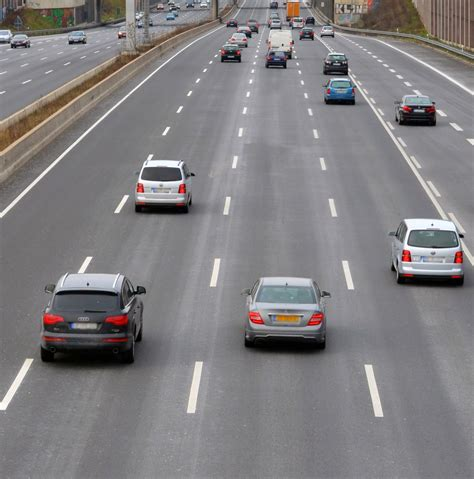
#> input picture samples/th.jpeg, 474 x 479 px, found by its file name
$ jupyter execute density_calculation.ipynb   (shell and % lines are left out)
#> lines starting #> are read from the running program, lines starting #| are printed output that depends on the picture; after the words box and inside, x2 and y2 are one past the last pixel; in counts of white or black regions, pixels touching at a corner belong together; long printed decimals are rounded
[cell 1]
import numpy as np
from PIL import Image
from PIL import ImageFilter

[cell 2]
import cv2
import matplotlib.pyplot as plt

im = cv2.imread('th.jpeg',0)
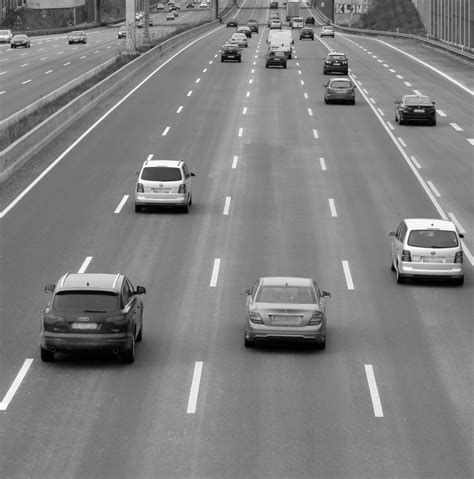
#> im: shape (479, 474); min 0, max 255, mean 127.8
#im = cv2.equalizeHist(im)
plt.imshow(im)
plt.show()
edges = cv2.Canny(im,25,255)
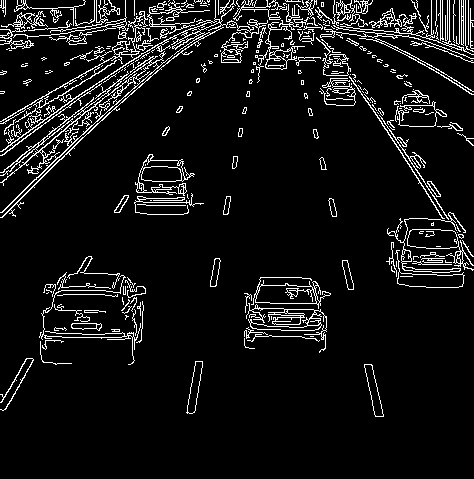
#> edges: shape (479, 474); 7.7% white in thin lines or dots, all inside (x1, y1, x2, y2) = (0, 0, 474, 417)
plt.imshow(edges,cmap='gray')
plt.show()

[cell 3]
blur = cv2.bilateralFilter(edges, 15, 100, 100)
plt.imshow(blur,cmap='gray')
plt.show()

[cell 4]
threshold = 60
ret, thresh = cv2.threshold(blur, threshold, 255, cv2.THRESH_BINARY) #thresholding the frame
#> ret = 60
plt.imshow(thresh,cmap='gray')
plt.show()

[cell 5]
thresh = cv2.threshold(blur, 128, 255, cv2.THRESH_BINARY)[1]
rect=cv2.getStructuringElement(cv2.MORPH_RECT, (3, 3))
dilation = cv2.dilate(thresh,rect,iterations = 5)
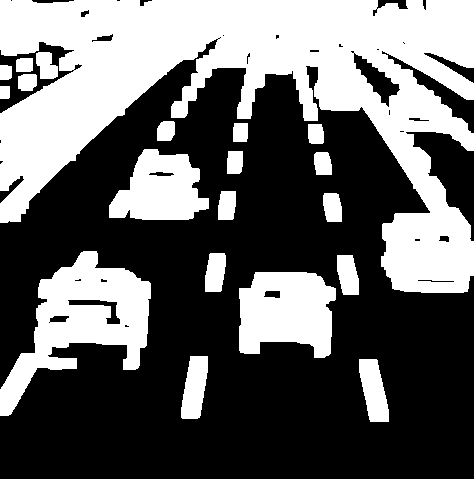
#> dilation: shape (479, 474); 39.6% white; 20 white regions, largest, box (x1, y1, x2, y2) and area: (0, 0, 474, 293) 60385, (0, 251, 151, 416) 10388, (239, 272, 336, 358) 6556
erosion = cv2.erode(dilation, rect, iterations=4)
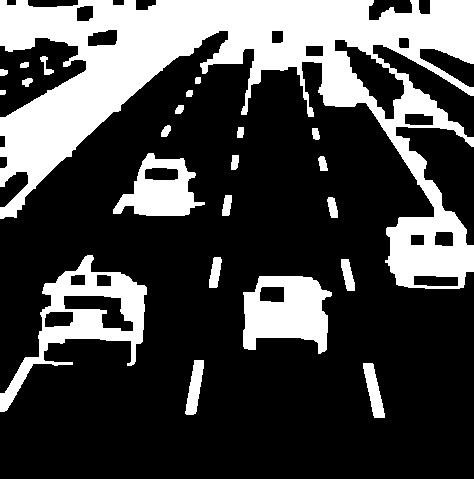
#> erosion: shape (479, 474); 27.4% white; 23 white regions, largest, box (x1, y1, x2, y2) and area: (0, 0, 474, 289) 45337, (0, 255, 147, 412) 6013, (243, 276, 332, 354) 4748
plt.imshow(erosion,cmap='gray')
plt.show()

[cell 6]
unique, frequency = np.unique(erosion,return_counts=True)
#> unique = [0, 255]; frequency = [164900, 62146]
print(unique)
#| [  0 255]
print(frequency)
#| [164900  62146]

[cell 7]
density = frequency[1] * 100 / (sum(frequency))
#> density = 27.37
print(density)
#| 27.372

$ run again, with samples/c1.jpeg copied over samples/th.jpeg
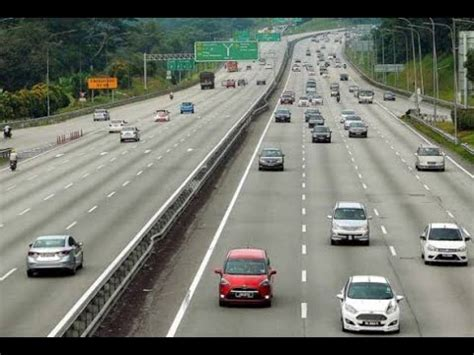
#> input picture samples/c1.jpeg, 474 x 355 px, found by its file name
#> `edges = cv2.Canny(im,25,255)`:
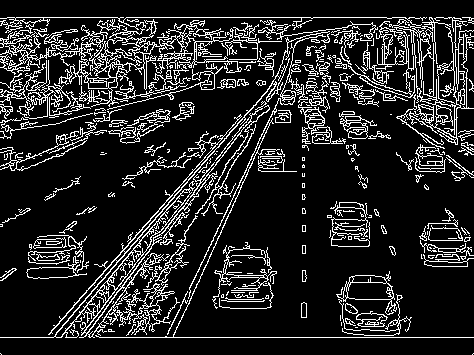
#> edges: shape (355, 474); 15% white in thin lines or dots
#> ret = 60
#> thresh: shape (355, 474); 15% white in thin lines or dots
#> dilation: shape (355, 474); 69.4% white; 47 black regions (22 under 20 px), largest, box (x1, y1, x2, y2) and area: (183, 106, 474, 332) 23570, (0, 139, 181, 266) 9089, (0, 0, 474, 13) 5690
#> `erosion = cv2.erode(dilation, rect, iterations=4)`:
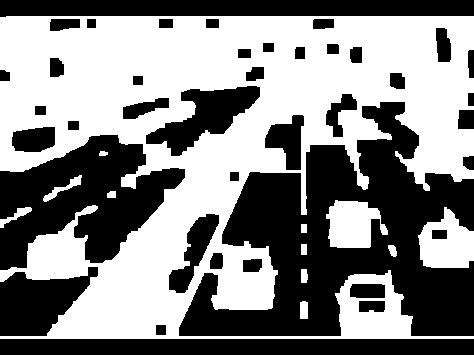
#> erosion: shape (355, 474); 52.6% white; 40 black regions, largest, box (x1, y1, x2, y2) and area: (179, 102, 474, 336) 33342, (0, 135, 185, 270) 13685, (0, 0, 474, 17) 7590
#> unique = [0, 255]; frequency = [79817, 88453]
#| [  0 255]
#| [79817 88453]
#> density = 52.57
#| 52.566

$ run again, with samples/dense.jpeg copied over samples/th.jpeg
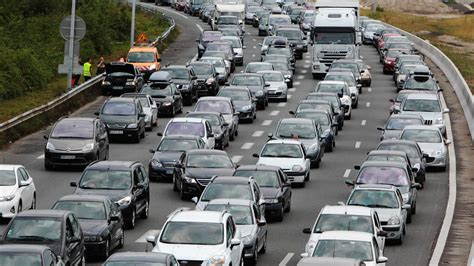
#> input picture samples/dense.jpeg, 474 x 266 px, found by its file name
#> `edges = cv2.Canny(im,25,255)`:
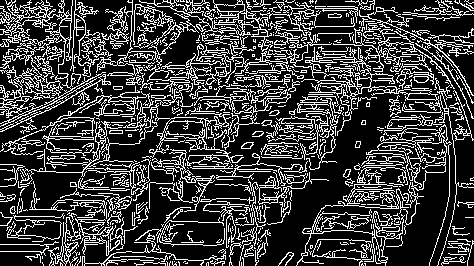
#> edges: shape (266, 474); 24.2% white in thin lines or dots
#> ret = 60
#> dilation: shape (266, 474); 94.5% white; 48 black regions (24 under 20 px), largest, box (x1, y1, x2, y2) and area: (392, 178, 444, 266) 1721, (264, 168, 341, 266) 1608, (338, 99, 385, 164) 784
#> `erosion = cv2.erode(dilation, rect, iterations=4)`:
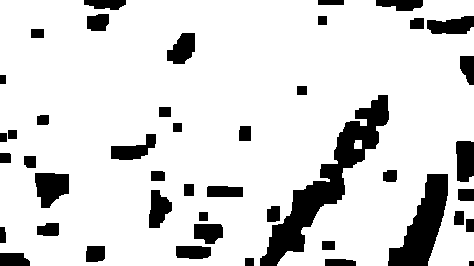
#> erosion: shape (266, 474); 85.2% white; 45 black regions, largest, box (x1, y1, x2, y2) and area: (260, 95, 389, 266) 5184, (388, 174, 448, 266) 2745, (35, 173, 69, 208) 894
#> unique = [0, 255]; frequency = [18627, 107457]
#| [  0 255]
#| [ 18627 107457]
#> density = 85.23
#| 85.227

$ run again, with samples/fluid.jpeg copied over samples/th.jpeg
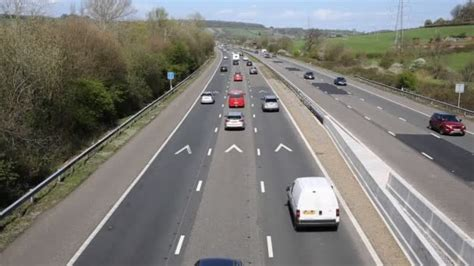
#> input picture samples/fluid.jpeg, 474 x 266 px, found by its file name
#> `edges = cv2.Canny(im,25,255)`:
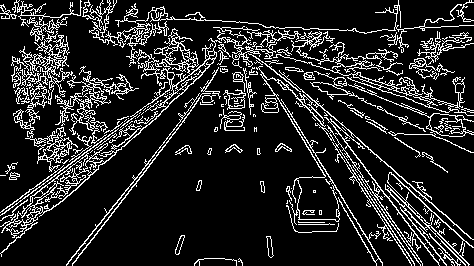
#> edges: shape (266, 474); 14.5% white in thin lines or dots
#> ret = 60
#> dilation: shape (266, 474); 69.3% white; 43 black regions (17 under 20 px), largest, box (x1, y1, x2, y2) and area: (82, 110, 368, 266) 19430, (0, 113, 173, 266) 4702, (141, 0, 390, 27) 3943
#> `erosion = cv2.erode(dilation, rect, iterations=4)`:
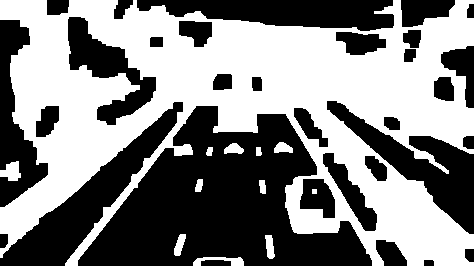
#> erosion: shape (266, 474); 51.1% white; 31 black regions, largest, box (x1, y1, x2, y2) and area: (78, 106, 372, 266) 25130, (0, 102, 183, 266) 7153, (327, 101, 474, 234) 5712
#> unique = [0, 255]; frequency = [61617, 64467]
#| [  0 255]
#| [61617 64467]
#> density = 51.13
#| 51.130
